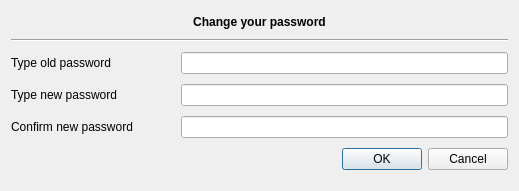
<?xml version="1.0" encoding="UTF-8"?>
<ui version="4.0">
 <class>Identity::Internal::PasswordDialog</class>
 <widget class="QDialog" name="Identity::Internal::PasswordDialog">
  <property name="geometry">
   <rect>
    <x>0</x>
    <y>0</y>
    <width>519</width>
    <height>191</height>
   </rect>
  </property>
  <property name="windowTitle">
   <string>Dialog</string>
  </property>
  <layout class="QGridLayout" name="gridLayout">
   <item row="0" column="0" colspan="3">
    <widget class="QLabel" name="label">
     <property name="sizePolicy">
      <sizepolicy hsizetype="Preferred" vsizetype="Fixed">
       <horstretch>0</horstretch>
       <verstretch>0</verstretch>
      </sizepolicy>
     </property>
     <property name="font">
      <font>
       <weight>75</weight>
       <bold>true</bold>
      </font>
     </property>
     <property name="text">
      <string>Change your password</string>
     </property>
     <property name="alignment">
      <set>Qt::AlignCenter</set>
     </property>
    </widget>
   </item>
   <item row="1" column="0" colspan="3">
    <widget class="Line" name="line">
     <property name="orientation">
      <enum>Qt::Horizontal</enum>
     </property>
    </widget>
   </item>
   <item row="2" column="0">
    <widget class="QLabel" name="oldLabel">
     <property name="text">
      <string>Type old password</string>
     </property>
    </widget>
   </item>
   <item row="3" column="0">
    <widget class="QLabel" name="labelNewPassword">
     <property name="text">
      <string>Type new password</string>
     </property>
    </widget>
   </item>
   <item row="4" column="0">
    <widget class="QLabel" name="labelControlPassword">
     <property name="text">
      <string>Confirm new password</string>
     </property>
    </widget>
   </item>
   <item row="5" column="0" colspan="3">
    <widget class="QDialogButtonBox" name="buttonBox">
     <property name="orientation">
      <enum>Qt::Horizontal</enum>
     </property>
     <property name="standardButtons">
      <set>QDialogButtonBox::Cancel|QDialogButtonBox::Ok</set>
     </property>
    </widget>
   </item>
   <item row="2" column="1" colspan="2">
    <widget class="Utils::LineEditEchoSwitcher" name="oldPass"/>
   </item>
   <item row="3" column="1" colspan="2">
    <widget class="Utils::LineEditEchoSwitcher" name="newPass"/>
   </item>
   <item row="4" column="1" colspan="2">
    <widget class="Utils::LineEditEchoSwitcher" name="newControl"/>
   </item>
  </layout>
 </widget>
 <customwidgets>
  <customwidget>
   <class>Utils::LineEditEchoSwitcher</class>
   <extends>QLineEdit</extends>
   <header location="global">utils/widgets/lineeditechoswitcher.h</header>
   <container>1</container>
  </customwidget>
 </customwidgets>
 <resources/>
 <connections>
  <connection>
   <sender>buttonBox</sender>
   <signal>accepted()</signal>
   <receiver>Identity::Internal::PasswordDialog</receiver>
   <slot>accept()</slot>
   <hints>
    <hint type="sourcelabel">
     <x>224</x>
     <y>180</y>
    </hint>
    <hint type="destinationlabel">
     <x>157</x>
     <y>201</y>
    </hint>
   </hints>
  </connection>
  <connection>
   <sender>buttonBox</sender>
   <signal>rejected()</signal>
   <receiver>Identity::Internal::PasswordDialog</receiver>
   <slot>reject()</slot>
   <hints>
    <hint type="sourcelabel">
     <x>292</x>
     <y>186</y>
    </hint>
    <hint type="destinationlabel">
     <x>286</x>
     <y>201</y>
    </hint>
   </hints>
  </connection>
 </connections>
</ui>
